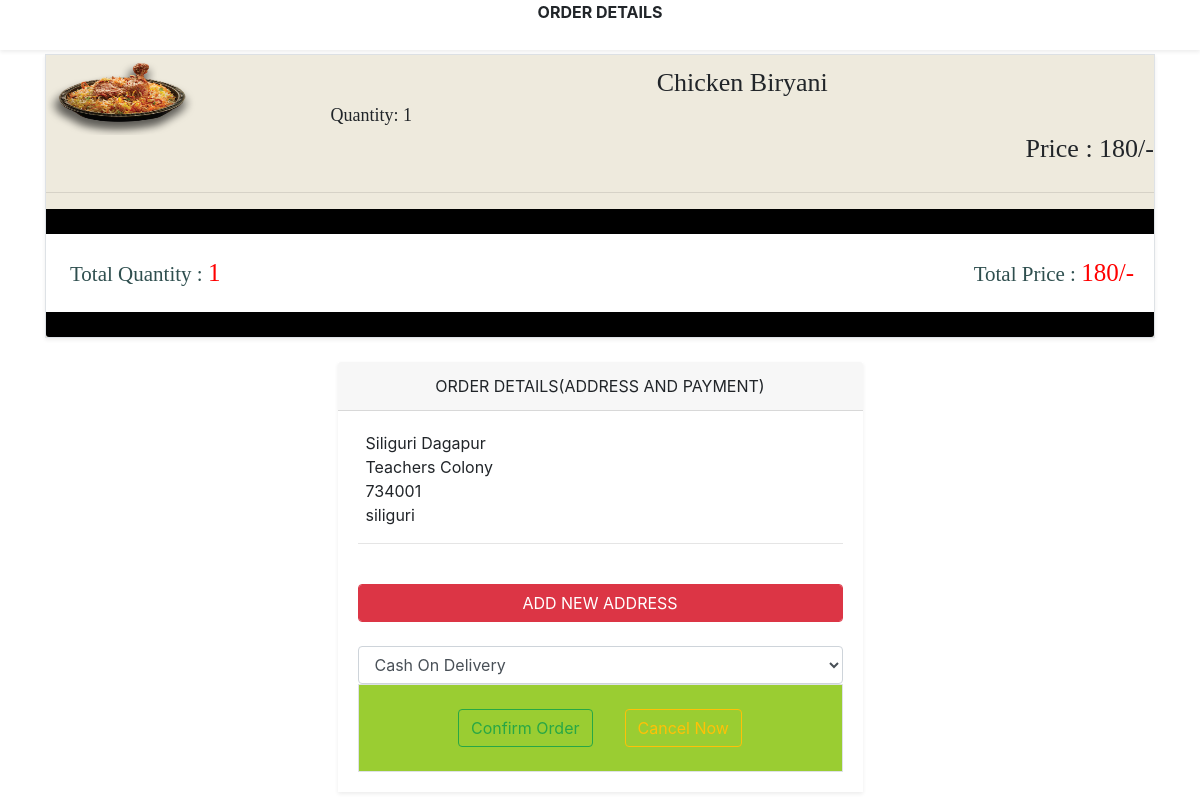
Page /order_item.php (signed in) on the committed database.
### tables this page shows
CREATE TABLE `cart_details` (
  `cart_slno` int(255) NOT NULL,
  `user_id` varchar(100) NOT NULL,
  `product_id` varchar(100) NOT NULL,
  `product_name` varchar(100) NOT NULL,
  `product_image` varchar(100) NOT NULL,
  `product_price` varchar(100) NOT NULL,
  `product_quantity` varchar(100) NOT NULL,
  `total_price` varchar(100) NOT NULL,
  `product_discount` varchar(100) NOT NULL,
  `product_discount_price` varchar(100) NOT NULL,
  `product_total_price` varchar(100) NOT NULL,
  `action` int(100) NOT NULL,
  `added_on` datetime NOT NULL DEFAULT CURRENT_TIMESTAMP
);

CREATE TABLE `address_of_user` (
  `address_slno` int(255) NOT NULL,
  `user_id` varchar(255) NOT NULL,
  `address` varchar(255) NOT NULL,
  `land_mark` varchar(255) NOT NULL,
  `house_no` varchar(255) NOT NULL,
  `alternative_address` varchar(255) NOT NULL,
  `alternative_mobile` varchar(255) NOT NULL
);

### order_item.php (the view, shortened to what this page needs)
<?php
if (isset($_SESSION['loggedin'])) {
?>
<!doctype html>
<html lang="en">
<head>
    <link rel="stylesheet" href="https://cdn.jsdelivr.net/npm/bootstrap@4.5.3/dist/css/bootstrap.min.css"
>
</head>
<body>
    <div class="shadow-sm mt-0 text-center sticky-top" style="height: 50px; font-size:20;"><b>ORDER DETAILS
        </b> </div>
    <div class="container">
        <div class="shadow-sm border my-1" style="    background-color: #eeeadd;">
            <?php
        include 'connection.php';
        $user_id = $_SESSION['slno'];
        $sql = "select * from `cart_details` where `user_id`='$user_id'";
        $result = mysqli_query($conn, $sql);
        while ($row = mysqli_fetch_assoc($result)) {
        ?>
            <div class="row">
                <div class="col-md-3">
                    <img src="Product Image/<?php echo $row['product_image'] ?>" width="150" height="80" alt="">
                </div>
                <div class="col-md-9 my-2">
                    <div class="text-center" style="font-size: 26px; font-family: none;">
                        <?php echo $row['product_name'] ?></div>
                    <div class="" style="  font-size: 18px; font-family: cursive;">Quantity:
                        <?php echo $row['product_quantity'] ?></div>
                    <div class="d-flex justify-content-end" style="        font-size: 26px;
                    font-family: fantasy;
                    color: inherit;">Price : <?php echo $row['product_total_price'] ?>/-</div>
                </div>
            </div>
            <hr>
            <?php   } ?>
            <?php
                                                                                    $total=0;
                                                                                    $quantity=0;
                                                                                    $user_id=$_SESSION['slno'];
                                                                                    $sql="select * from `cart_details` where `user_id` = '$user_id'";
                                                                                    $result=mysqli_query($conn,$sql);
                                                                                    while( $row=mysqli_fetch_assoc($result)){
                                                                                     $total += $row['product_total_price'];
                                                                                     $quantity += $row['product_quantity'];
            }?>
            <div class="card-footer" style="background-color: black;"></div>
            <div class="card-body" style="background-color: white;">
                <div class="d-flex justify-content-between">
                    <div class=" mx-1" style="       font-size: 21px;
                      font-family: cursive;
                      color: darkslategrey;">Total Quantity : <span
                            style="color:red; font-size:25px;"><?php echo $quantity ?></span>
                    </div>
                    <div style="       font-size: 21px;
                      font-family: cursive;
                      color: darkslategrey;">Total Price : <span
                            style="color:red; font-size:25px;"><?php echo $total ?>/-</span></div>
                </div>
            </div>
            <div class="card-footer" style="background-color: black;"></div>
        </div>
    </div>
    <div class="container">
        <div class="col-md-6 offset-md-3">
            <div class="shadow-sm mt-4 mb-4">
                <div class="card-header text-center">
                    ORDER DETAILS(ADDRESS AND PAYMENT)
                </div>
                <div class="card-body">
                    <?php
$user_id=$_SESSION['slno'];
$sql="select * from `address_of_user` where `user_id`='$user_id'";
$result=mysqli_query($conn,$sql);
$nums=mysqli_num_rows($result);
if($nums==1){
  while ($row=mysqli_fetch_assoc($result)){
?>
                    <div class="mx-2"><?php echo $row['address'] ?></div>
                    <div class="mx-2"><?php echo $row['land_mark'] ?></div>
                    <div class="mx-2"><?php echo $row['house_no'] ?></div>
                    <div class="mx-2"><?php echo $row['alternative_address'] ?></div>
                    <hr>
                    <a href="delete_address.php?user_id=<?php echo $user_id?>"><button type="button"
                            class="form-control my-4 btn btn-danger">ADD NEW ADDRESS</button></a>
<form action="order_conformation.php">
                   <?php
                   $sql1="select `rs` from `wallet` where `slno` = '$user_id'";
                   $result1=mysqli_query($conn,$sql1);
                   $nums1=mysqli_num_rows($result1);
                   if($nums1==1){
                       $row1=mysqli_fetch_assoc($result1);
                       if($row1['rs'] < $total){
                        ?>
<select name="payment_method" class="form-control" id="">
<option value="Cash On Delivery">Cash On Delivery</option>
</select>
<?php
                       }
                   }
                   ?>
                    <div class="box border" style="background-color: yellowgreen;">
                        <div class="d-flex justify-content-center">
                           <button type="submit"
                                    class=" my-4 btn btn-outline-success mr-3">Confirm Order</button>
                            <a href="cart_view.php?user_id=<?php echo $user_id?>"><button type="button"
                                    class=" my-4 btn btn-outline-warning ml-3">Cancel Now</button></a>
                        </div>
                        </form>
                    </div>
                    <?php } ?>
                    <?php } ?>
                </div>
            </div>
        </div>
    <?php  } ?>
</body>
</html>

### rows in the picture
cart_details: product_image (picture), product_name "Chicken Biryani", product_quantity "1", product_total_price "180"
address_of_user: address "Siliguri Dagapur", land_mark "Teachers Colony", house_no "734001", alternative_address "siliguri"

### other values in the picture
$quantity "1"
$total "180"
